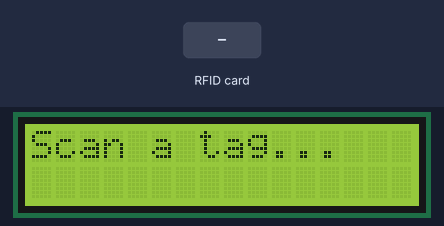
The sketch below on a simulated Arduino Uno, built with avr-gcc and run on an emulated ATmega328P. Parts: 16×2 character LCD. The test bench sets the inputs (shaded band). What the sketch prints to the serial monitor is not drawn.

Above: at 1.3 s.
1.4 s: RFID card B3 E1 52 19 held to the reader
At 2.4 s:
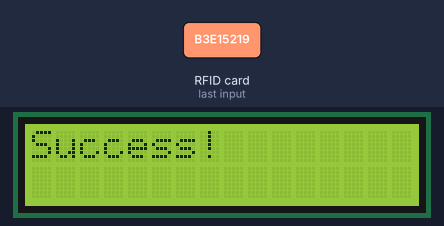
2.9 s: RFID card 5E 7A 19 C4 held to the reader
At 4.8 s:
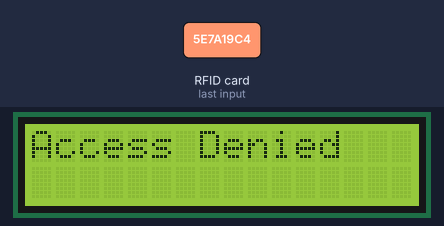
Timing chart, 0 to 6.3 s (numbered marks = the images above; inputs shaded):
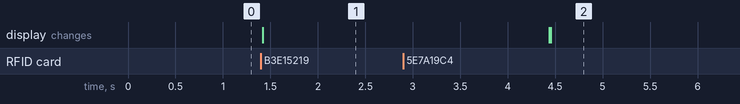

Measured:
- after the input at 1.4 s, the display: changes at once (image 1)
- after the input at 2.9 s, the display: first differs from a run without the input after 1.6 s (image 2)

The sketch:

Code.ino
```cpp
#include <Wire.h>
#include <LiquidCrystal_I2C.h>
#include <SPI.h>
#include <MFRC522.h>

// LCD setup
LiquidCrystal_I2C lcd(0x27, 16, 2);  // Change if needed

// RFID setup
#define SS_PIN 10
#define RST_PIN 9
MFRC522 rfid(SS_PIN, RST_PIN);

// Allowed UID (B3E15219)
byte allowedUID[] = {0xB3, 0xE1, 0x52, 0x19};

void setup() {
  Serial.begin(9600);
  SPI.begin();
  rfid.PCD_Init();
  lcd.begin();
  lcd.backlight();

  lcd.setCursor(0, 0);
  lcd.print("Scan a tag...");
}

bool compareUID(byte *uid, byte *allowed, byte size) {
  for (byte i = 0; i < size; i++) {
    if (uid[i] != allowed[i]) {
      return false;
    }
  }
  return true;
}

void loop() {
  if (!rfid.PICC_IsNewCardPresent() || !rfid.PICC_ReadCardSerial()) {
    return;
  }

  // Display UID in Serial Monitor
  Serial.print("Tag UID: ");
  String uidStr = "";
  for (byte i = 0; i < rfid.uid.size; i++) {
    Serial.print(rfid.uid.uidByte[i] < 0x10 ? "0" : "");
    Serial.print(rfid.uid.uidByte[i], HEX);

    uidStr += (rfid.uid.uidByte[i] < 0x10 ? "0" : "");
    uidStr += String(rfid.uid.uidByte[i], HEX);
  }
  Serial.println();

  // Check if UID matches the allowed one
  if (rfid.uid.size == 4 && compareUID(rfid.uid.uidByte, allowedUID, 4)) {
    lcd.clear();
    lcd.setCursor(0, 0);
    lcd.print("Success!");
  } else {
    lcd.clear();
    lcd.setCursor(0, 0);
    lcd.print("Access Denied");
  }

  delay(3000);  // Display result

  lcd.clear();
  lcd.setCursor(0, 0);
  lcd.print("Scan a tag...");

  rfid.PICC_HaltA();
  rfid.PCD_StopCrypto1();
}
```
